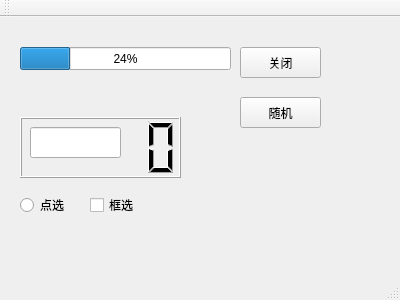
<?xml version="1.0" encoding="UTF-8"?>
<ui version="4.0">
 <class>MainWindow</class>
 <widget class="QMainWindow" name="MainWindow">
  <property name="geometry">
   <rect>
    <x>0</x>
    <y>0</y>
    <width>400</width>
    <height>300</height>
   </rect>
  </property>
  <property name="windowTitle">
   <string>MainWindow</string>
  </property>
  <widget class="QWidget" name="centralWidget">
   <widget class="QProgressBar" name="progressBar1">
    <property name="geometry">
     <rect>
      <x>20</x>
      <y>30</y>
      <width>211</width>
      <height>23</height>
     </rect>
    </property>
    <property name="value">
     <number>24</number>
    </property>
   </widget>
   <widget class="QPushButton" name="pushButton">
    <property name="enabled">
     <bool>true</bool>
    </property>
    <property name="geometry">
     <rect>
      <x>240</x>
      <y>30</y>
      <width>81</width>
      <height>31</height>
     </rect>
    </property>
    <property name="text">
     <string>关闭</string>
    </property>
   </widget>
   <widget class="QLCDNumber" name="lcdNumber">
    <property name="geometry">
     <rect>
      <x>20</x>
      <y>100</y>
      <width>161</width>
      <height>61</height>
     </rect>
    </property>
   </widget>
   <widget class="QLineEdit" name="lineEdit1">
    <property name="geometry">
     <rect>
      <x>30</x>
      <y>110</y>
      <width>91</width>
      <height>31</height>
     </rect>
    </property>
   </widget>
   <widget class="QPushButton" name="pushButton_2">
    <property name="enabled">
     <bool>true</bool>
    </property>
    <property name="geometry">
     <rect>
      <x>240</x>
      <y>80</y>
      <width>81</width>
      <height>31</height>
     </rect>
    </property>
    <property name="text">
     <string>随机</string>
    </property>
   </widget>
   <widget class="QRadioButton" name="radioButton1">
    <property name="geometry">
     <rect>
      <x>20</x>
      <y>180</y>
      <width>51</width>
      <height>16</height>
     </rect>
    </property>
    <property name="text">
     <string>点选</string>
    </property>
   </widget>
   <widget class="QCheckBox" name="checkBox1">
    <property name="geometry">
     <rect>
      <x>90</x>
      <y>180</y>
      <width>51</width>
      <height>16</height>
     </rect>
    </property>
    <property name="text">
     <string>框选</string>
    </property>
   </widget>
  </widget>
  <widget class="QMenuBar" name="menuBar">
   <property name="geometry">
    <rect>
     <x>0</x>
     <y>0</y>
     <width>400</width>
     <height>23</height>
    </rect>
   </property>
  </widget>
  <widget class="QToolBar" name="mainToolBar">
   <attribute name="toolBarArea">
    <enum>TopToolBarArea</enum>
   </attribute>
   <attribute name="toolBarBreak">
    <bool>false</bool>
   </attribute>
  </widget>
  <widget class="QStatusBar" name="statusBar"/>
 </widget>
 <layoutdefault spacing="6" margin="11"/>
 <resources/>
 <connections/>
</ui>
